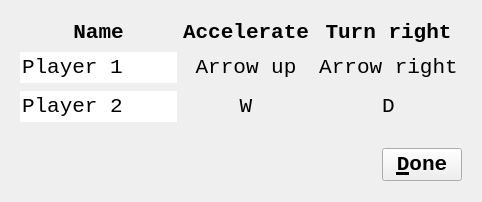
<?xml version="1.0" encoding="UTF-8"?>
<ui version="4.0">
 <class>QtBoenkenControlsDialog</class>
 <widget class="QDialog" name="QtBoenkenControlsDialog">
  <property name="geometry">
   <rect>
    <x>0</x>
    <y>0</y>
    <width>482</width>
    <height>202</height>
   </rect>
  </property>
  <property name="font">
   <font>
    <family>Courier New</family>
    <pointsize>16</pointsize>
   </font>
  </property>
  <property name="windowTitle">
   <string>Set up controls</string>
  </property>
  <property name="windowIcon">
   <iconset resource="Boenken.qrc">
    <normaloff>:/images/R.png</normaloff>:/images/R.png</iconset>
  </property>
  <layout class="QVBoxLayout" name="verticalLayout">
   <item>
    <widget class="QWidget" name="widget" native="true">
     <layout class="QGridLayout" name="gridLayout">
      <item row="1" column="0">
       <widget class="QLineEdit" name="edit_name1">
        <property name="sizePolicy">
         <sizepolicy hsizetype="Preferred" vsizetype="Fixed">
          <horstretch>0</horstretch>
          <verstretch>0</verstretch>
         </sizepolicy>
        </property>
        <property name="autoFillBackground">
         <bool>false</bool>
        </property>
        <property name="text">
         <string>Player 1</string>
        </property>
        <property name="frame">
         <bool>false</bool>
        </property>
       </widget>
      </item>
      <item row="1" column="1">
       <widget class="QPushButton" name="button_accelerate_1">
        <property name="sizePolicy">
         <sizepolicy hsizetype="Preferred" vsizetype="Fixed">
          <horstretch>0</horstretch>
          <verstretch>0</verstretch>
         </sizepolicy>
        </property>
        <property name="text">
         <string>Arrow up</string>
        </property>
        <property name="flat">
         <bool>true</bool>
        </property>
       </widget>
      </item>
      <item row="1" column="2">
       <widget class="QPushButton" name="button_turn_1">
        <property name="sizePolicy">
         <sizepolicy hsizetype="Preferred" vsizetype="Fixed">
          <horstretch>0</horstretch>
          <verstretch>0</verstretch>
         </sizepolicy>
        </property>
        <property name="text">
         <string>Arrow right</string>
        </property>
        <property name="flat">
         <bool>true</bool>
        </property>
       </widget>
      </item>
      <item row="2" column="0">
       <widget class="QLineEdit" name="edit_name2">
        <property name="sizePolicy">
         <sizepolicy hsizetype="Preferred" vsizetype="Fixed">
          <horstretch>0</horstretch>
          <verstretch>0</verstretch>
         </sizepolicy>
        </property>
        <property name="autoFillBackground">
         <bool>false</bool>
        </property>
        <property name="text">
         <string>Player 2</string>
        </property>
        <property name="frame">
         <bool>false</bool>
        </property>
       </widget>
      </item>
      <item row="2" column="1">
       <widget class="QPushButton" name="button_accelerate_2">
        <property name="sizePolicy">
         <sizepolicy hsizetype="Preferred" vsizetype="Fixed">
          <horstretch>0</horstretch>
          <verstretch>0</verstretch>
         </sizepolicy>
        </property>
        <property name="text">
         <string>W</string>
        </property>
        <property name="flat">
         <bool>true</bool>
        </property>
       </widget>
      </item>
      <item row="2" column="2">
       <widget class="QPushButton" name="button_turn_2">
        <property name="sizePolicy">
         <sizepolicy hsizetype="Preferred" vsizetype="Fixed">
          <horstretch>0</horstretch>
          <verstretch>0</verstretch>
         </sizepolicy>
        </property>
        <property name="text">
         <string>D</string>
        </property>
        <property name="flat">
         <bool>true</bool>
        </property>
       </widget>
      </item>
      <item row="0" column="0">
       <widget class="QLabel" name="label_player_name">
        <property name="font">
         <font>
          <weight>75</weight>
          <bold>true</bold>
         </font>
        </property>
        <property name="text">
         <string>Name</string>
        </property>
        <property name="alignment">
         <set>Qt::AlignCenter</set>
        </property>
       </widget>
      </item>
      <item row="0" column="1">
       <widget class="QLabel" name="label_accelerate">
        <property name="font">
         <font>
          <weight>75</weight>
          <bold>true</bold>
         </font>
        </property>
        <property name="text">
         <string>Accelerate</string>
        </property>
        <property name="alignment">
         <set>Qt::AlignCenter</set>
        </property>
       </widget>
      </item>
      <item row="0" column="2">
       <widget class="QLabel" name="label_turn">
        <property name="font">
         <font>
          <weight>75</weight>
          <bold>true</bold>
         </font>
        </property>
        <property name="text">
         <string>Turn right</string>
        </property>
        <property name="alignment">
         <set>Qt::AlignCenter</set>
        </property>
       </widget>
      </item>
     </layout>
    </widget>
   </item>
   <item>
    <widget class="QWidget" name="widget_done" native="true">
     <layout class="QHBoxLayout" name="horizontalLayout_4">
      <item>
       <spacer name="horizontalSpacer">
        <property name="orientation">
         <enum>Qt::Horizontal</enum>
        </property>
        <property name="sizeHint" stdset="0">
         <size>
          <width>477</width>
          <height>20</height>
         </size>
        </property>
       </spacer>
      </item>
      <item>
       <widget class="QPushButton" name="button_done">
        <property name="font">
         <font>
          <weight>75</weight>
          <bold>true</bold>
         </font>
        </property>
        <property name="text">
         <string>&amp;Done</string>
        </property>
       </widget>
      </item>
     </layout>
    </widget>
   </item>
  </layout>
 </widget>
 <resources>
  <include location="Boenken.qrc"/>
 </resources>
 <connections/>
</ui>
